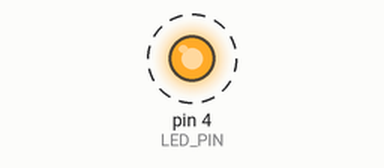
Simulated run of this sketch. Board: Arduino Uno, built with avr-gcc and run on an emulated ATmega328P. Parts: output pins drawn as LEDs (lit = HIGH). Dashed ring = blinking.

Above: at 0.2 s.
Timing chart, 0 to 3.0 s (numbered marks = the images above):
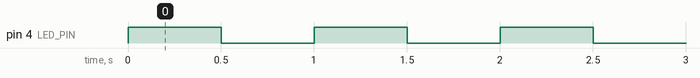

Measured:
- by itself, pin 4 (LED_PIN): alternates HIGH for 0.50 s and LOW for 0.50 s

The sketch:

blinking_led.ino
```cpp
#include <Arduino.h>

#define LED_PIN 4 //Vytvoření přezdívky pro číslo pinu na kterém je LED

void setup() { //Kód, který probíhá jednou na začátku, tj. při zapnutí nebo restartování Arduina
  pinMode(LED_PIN, OUTPUT); //Inicializuje pin uložený pod přezdívkou LED_PIN na OUTPUT tj. výstup
  digitalWrite(LED_PIN, LOW); //Vypne LED abychom začínali se zhasnutou LED
}

void loop() { //Kód, který se spustí po proběhnutí funkce setup() a do nekonečna se opakuje
  digitalWrite(LED_PIN, HIGH); //Nastav LED pod pinem LED_PIN na hodnotu HIGH=Zapnout
  delay(500); //Čekej 500ms
  digitalWrite(LED_PIN, LOW); //Nastav LED pod pinem LED_PIN na hodnotu LOW=Vypnout
  delay(500); //Čekej 500ms
}
```
